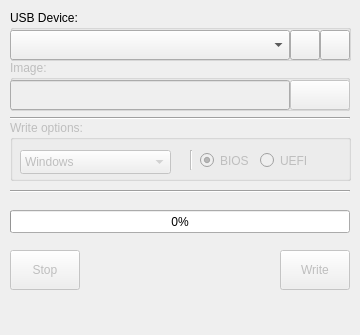
<?xml version="1.0" encoding="UTF-8"?>
<ui version="4.0">
 <class>MainWindow</class>
 <widget class="QMainWindow" name="MainWindow">
  <property name="enabled">
   <bool>true</bool>
  </property>
  <property name="geometry">
   <rect>
    <x>0</x>
    <y>0</y>
    <width>360</width>
    <height>335</height>
   </rect>
  </property>
  <property name="windowTitle">
   <string>Bootie</string>
  </property>
  <property name="statusTip">
   <string/>
  </property>
  <widget class="QWidget" name="centralwidget">
   <widget class="QPushButton" name="writeButton">
    <property name="enabled">
     <bool>false</bool>
    </property>
    <property name="geometry">
     <rect>
      <x>280</x>
      <y>250</y>
      <width>70</width>
      <height>40</height>
     </rect>
    </property>
    <property name="text">
     <string>Write</string>
    </property>
   </widget>
   <widget class="QGroupBox" name="usbDevicesGroupBox">
    <property name="geometry">
     <rect>
      <x>10</x>
      <y>10</y>
      <width>341</width>
      <height>51</height>
     </rect>
    </property>
    <property name="title">
     <string>USB Device:</string>
    </property>
    <widget class="QComboBox" name="devicesListComboBox">
     <property name="geometry">
      <rect>
       <x>0</x>
       <y>20</y>
       <width>280</width>
       <height>30</height>
      </rect>
     </property>
    </widget>
    <widget class="QPushButton" name="deviceInfoButton">
     <property name="enabled">
      <bool>true</bool>
     </property>
     <property name="geometry">
      <rect>
       <x>310</x>
       <y>20</y>
       <width>30</width>
       <height>30</height>
      </rect>
     </property>
     <property name="text">
      <string/>
     </property>
     <property name="icon">
      <iconset resource="res.qrc">
       <normaloff>:/icons/images/info_black_36dp.svg</normaloff>:/icons/images/info_black_36dp.svg</iconset>
     </property>
    </widget>
    <widget class="QPushButton" name="refreshDevicesListButton">
     <property name="geometry">
      <rect>
       <x>280</x>
       <y>20</y>
       <width>30</width>
       <height>30</height>
      </rect>
     </property>
     <property name="text">
      <string/>
     </property>
     <property name="icon">
      <iconset resource="res.qrc">
       <normaloff>:/icons/images/refresh_black_36dp.svg</normaloff>:/icons/images/refresh_black_36dp.svg</iconset>
     </property>
    </widget>
   </widget>
   <widget class="Line" name="line">
    <property name="geometry">
     <rect>
      <x>10</x>
      <y>110</y>
      <width>340</width>
      <height>16</height>
     </rect>
    </property>
    <property name="orientation">
     <enum>Qt::Horizontal</enum>
    </property>
   </widget>
   <widget class="QGroupBox" name="imageSelectGroupBox">
    <property name="enabled">
     <bool>false</bool>
    </property>
    <property name="geometry">
     <rect>
      <x>10</x>
      <y>60</y>
      <width>340</width>
      <height>51</height>
     </rect>
    </property>
    <property name="title">
     <string>Image:</string>
    </property>
    <widget class="QLineEdit" name="imagePath">
     <property name="geometry">
      <rect>
       <x>0</x>
       <y>20</y>
       <width>280</width>
       <height>30</height>
      </rect>
     </property>
     <property name="readOnly">
      <bool>true</bool>
     </property>
    </widget>
    <widget class="QPushButton" name="chooseImageButton">
     <property name="geometry">
      <rect>
       <x>280</x>
       <y>20</y>
       <width>60</width>
       <height>30</height>
      </rect>
     </property>
     <property name="text">
      <string/>
     </property>
     <property name="icon">
      <iconset resource="res.qrc">
       <normaloff>:/icons/images/folder_black_48dp.svg</normaloff>:/icons/images/folder_black_48dp.svg</iconset>
     </property>
    </widget>
   </widget>
   <widget class="QProgressBar" name="progressBar">
    <property name="geometry">
     <rect>
      <x>10</x>
      <y>210</y>
      <width>340</width>
      <height>23</height>
     </rect>
    </property>
    <property name="value">
     <number>0</number>
    </property>
    <property name="format">
     <string>%p%</string>
    </property>
   </widget>
   <widget class="QWidget" name="layoutWidget">
    <property name="geometry">
     <rect>
      <x>0</x>
      <y>0</y>
      <width>2</width>
      <height>2</height>
     </rect>
    </property>
    <layout class="QHBoxLayout" name="horizontalLayout"/>
   </widget>
   <widget class="QGroupBox" name="writeOptionsGroupBox">
    <property name="enabled">
     <bool>false</bool>
    </property>
    <property name="geometry">
     <rect>
      <x>10</x>
      <y>120</y>
      <width>341</width>
      <height>61</height>
     </rect>
    </property>
    <property name="autoFillBackground">
     <bool>false</bool>
    </property>
    <property name="styleSheet">
     <string notr="true"/>
    </property>
    <property name="title">
     <string>Write options:</string>
    </property>
    <property name="flat">
     <bool>true</bool>
    </property>
    <property name="checkable">
     <bool>false</bool>
    </property>
    <widget class="QComboBox" name="systemComboBox">
     <property name="geometry">
      <rect>
       <x>10</x>
       <y>30</y>
       <width>151</width>
       <height>24</height>
      </rect>
     </property>
     <property name="currentText">
      <string>Windows</string>
     </property>
     <item>
      <property name="text">
       <string>Windows</string>
      </property>
     </item>
    </widget>
    <widget class="Line" name="line_3">
     <property name="geometry">
      <rect>
       <x>180</x>
       <y>30</y>
       <width>3</width>
       <height>20</height>
      </rect>
     </property>
     <property name="orientation">
      <enum>Qt::Vertical</enum>
     </property>
    </widget>
    <widget class="QRadioButton" name="biosRadioButton">
     <property name="geometry">
      <rect>
       <x>190</x>
       <y>30</y>
       <width>61</width>
       <height>21</height>
      </rect>
     </property>
     <property name="text">
      <string>BIOS</string>
     </property>
     <property name="checked">
      <bool>true</bool>
     </property>
    </widget>
    <widget class="QRadioButton" name="uefiRadioButton">
     <property name="geometry">
      <rect>
       <x>250</x>
       <y>30</y>
       <width>61</width>
       <height>21</height>
      </rect>
     </property>
     <property name="text">
      <string>UEFI</string>
     </property>
    </widget>
   </widget>
   <widget class="Line" name="line_2">
    <property name="geometry">
     <rect>
      <x>10</x>
      <y>190</y>
      <width>340</width>
      <height>3</height>
     </rect>
    </property>
    <property name="orientation">
     <enum>Qt::Horizontal</enum>
    </property>
   </widget>
   <widget class="QPushButton" name="stopButton">
    <property name="enabled">
     <bool>false</bool>
    </property>
    <property name="geometry">
     <rect>
      <x>10</x>
      <y>250</y>
      <width>70</width>
      <height>40</height>
     </rect>
    </property>
    <property name="text">
     <string>Stop</string>
    </property>
   </widget>
  </widget>
  <widget class="QMenuBar" name="menubar">
   <property name="geometry">
    <rect>
     <x>0</x>
     <y>0</y>
     <width>360</width>
     <height>22</height>
    </rect>
   </property>
  </widget>
  <widget class="QStatusBar" name="statusBar">
   <property name="statusTip">
    <string/>
   </property>
   <property name="autoFillBackground">
    <bool>false</bool>
   </property>
   <property name="sizeGripEnabled">
    <bool>false</bool>
   </property>
  </widget>
 </widget>
 <resources>
  <include location="res.qrc"/>
 </resources>
 <connections/>
</ui>
